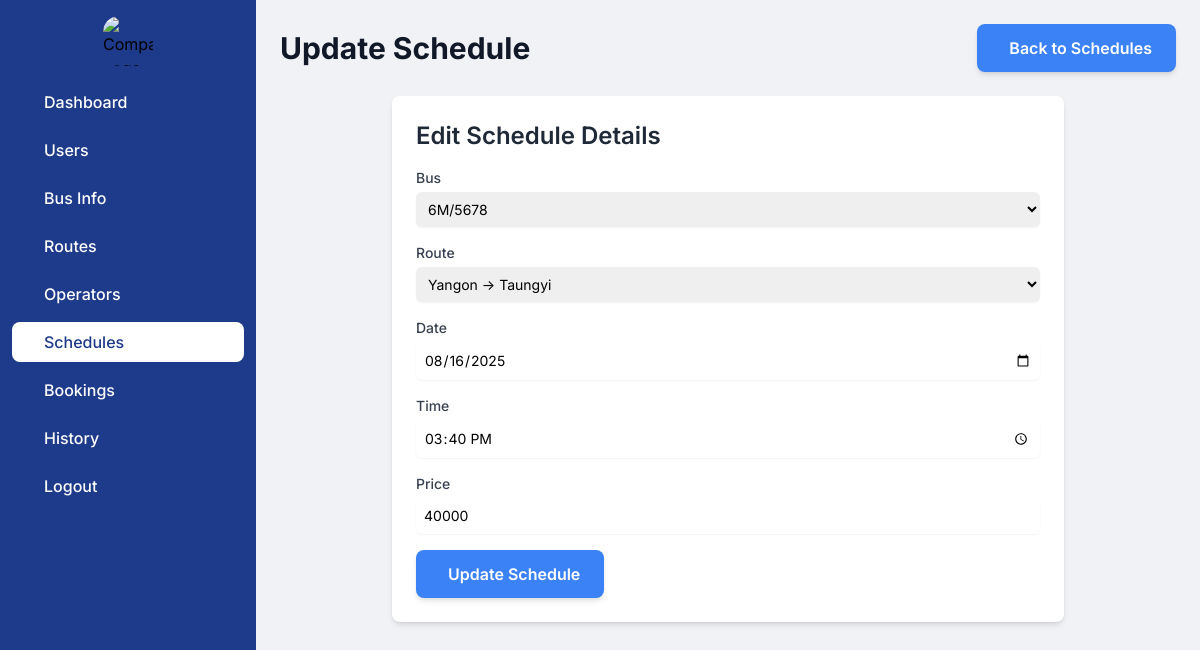
The page /admindashboard/schedule_home/2/update/ on the database as committed earlier.
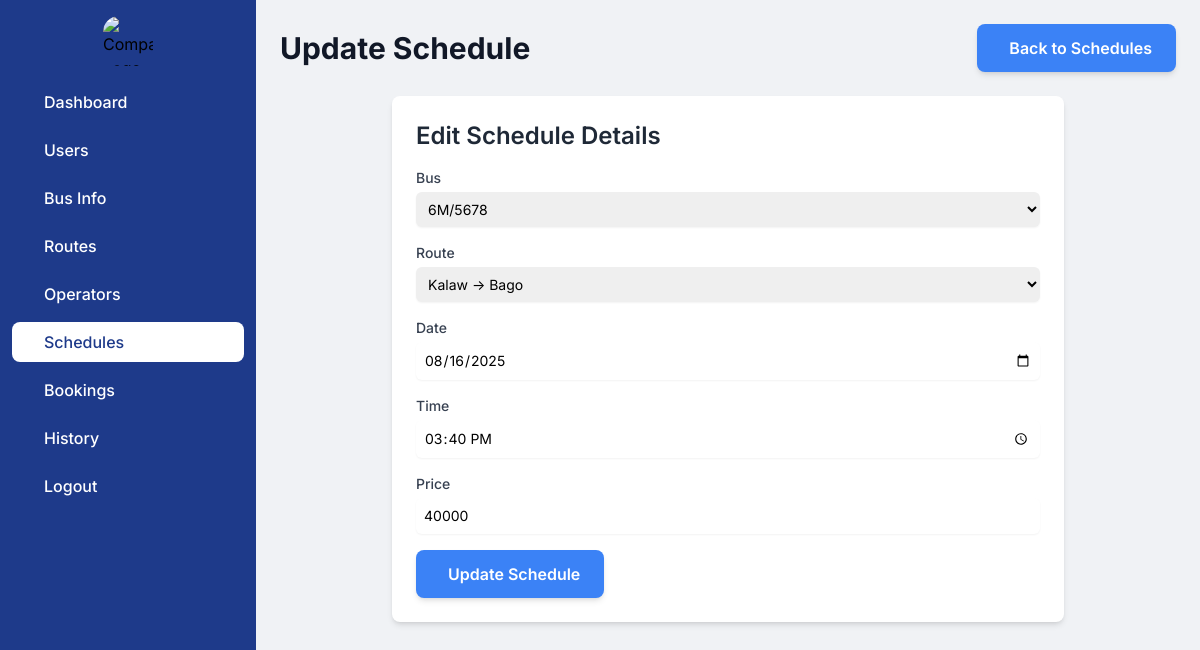
The same page on the database as committed later.
### myapp/models.py (models this page shows, shortened)
class Schedule(models.Model):
    bus = models.ForeignKey(Bus,on_delete=models.CASCADE)
    route = models.ForeignKey(Route,on_delete=models.CASCADE)
    date = models.DateField()
    time = models.TimeField()
    price = models.DecimalField(max_digits=5,decimal_places=0)
    del_flag = models.IntegerField(default=0)
    created_date = models.DateTimeField(auto_now_add=True)
    updated_date = models.DateTimeField(auto_now=True)
    class Meta:
        verbose_name_plural = "Schedules"

### myapp/views.py (the view)
# urls.py: path('admindashboard/schedule_home/<int:schedule_id>/update/',views.update_schedule,name='schedule_update'),
def update_schedule(request, schedule_id):
    schedule_info = Schedule.objects.get(id=schedule_id)
    if request.method == 'POST':
        schedule_form = ScheduleForm(request.POST, instance=schedule_info)
        if schedule_form.is_valid():
            schedule_form.save()
            return redirect('schedule_home')
    else:
        schedule_form = ScheduleForm(instance=schedule_info)
    return render(request, 'admin/schedule_update.html', {'form': schedule_form})

### myapp/context_processors.py (called while the page is built)
def route_choices(request):
    origins = Route.objects.values_list('origin', flat=True).distinct()
    destinations = Route.objects.values_list('destination', flat=True).distinct()
    return {
        'origins': origins,
        'destinations': destinations
    }

### myapp/models.py (called while the page is built)
    def __str__(self):
        return self.license_no

    def __str__(self):
        return f"{self.origin} -> {self.destination}"

### templates/admin/schedule_update.html (shortened to what this page needs)
<!DOCTYPE html>
<html lang="en">
<head>
    <script src="https://cdn.tailwindcss.com"></script>
</head>
<body class="flex flex-col md:flex-row h-screen">
    <aside id="logo-sidebar"
           class="fixed inset-y-0 left-0 z-40 w-64 h-full transition-transform duration-300 transform -translate-x-full md:translate-x-0 bg-blue-900"
           aria-label="Sidebar">
        <div class="h-full px-3 py-4 overflow-y-auto">
            <div class="flex justify-center items-center mb-4">
                <img src="https://i.pinimg.com/originals/e2/1c/b5/e21cb58cda4ccf597b05d2048b483c0d.jpg" class="rounded-2xl"
                     alt="Company Logo" style="height:50px;width:50px;">
            </div>
            <ul class="space-y-2 font-medium">
                <li><a href="{% url 'admin_dashboard' %}" class="flex items-center p-2 text-white rounded-lg hover:bg-white group hover:text-blue-900"><span class="ms-3">Dashboard</span></a></li>
                <li><a href="{% url 'user_home' %}" class="flex items-center p-2 text-white rounded-lg hover:bg-white group hover:text-blue-900"><span class="ms-3">Users</span></a></li>
                <li><a href="{% url 'bus_home' %}" class="flex items-center p-2 text-white rounded-lg hover:bg-white group hover:text-blue-900"><span class="flex-1 ms-3 whitespace-nowrap">Bus Info</span></a></li>
                <li><a href="{% url 'route_home' %}" class="flex items-center p-2 text-white rounded-lg hover:bg-white group hover:text-blue-900"><span class="flex-1 ms-3 whitespace-nowrap">Routes</span></a></li>
                <li><a href="{% url 'operator_home' %}" class="flex items-center p-2 text-white rounded-lg hover:bg-white group hover:text-blue-900"><span class="flex-1 ms-3 whitespace-nowrap">Operators</span></a></li>
                <li><a href="{% url 'schedule_home' %}" class="flex items-center p-2 bg-white rounded-lg text-blue-900"><span class="flex-1 ms-3 whitespace-nowrap">Schedules</span></a></li>
                <li><a href="#" class="flex items-center p-2 text-white rounded-lg hover:bg-white group hover:text-blue-900"><span class="flex-1 ms-3 whitespace-nowrap">Bookings</span></a></li>
                <li><a href="#" class="flex items-center p-2 text-white rounded-lg hover:bg-white group hover:text-blue-900"><span class="flex-1 ms-3 whitespace-nowrap">History</span></a></li>
                <li><a href="/logout" class="flex items-center p-2 text-white rounded-lg hover:bg-white group hover:text-blue-900"><span class="flex-1 ms-3 whitespace-nowrap">Logout</span></a></li>
            </ul>
        </div>
    </aside>
    <div class="flex-grow p-4 md:p-6 overflow-y-auto md:ml-64">
        <div class="flex items-center justify-between mb-6">
            <h1 class="text-2xl md:text-3xl font-bold text-gray-900">Update Schedule</h1>
            <a href="{% url 'schedule_home' %}"
               class="px-4 py-2 md:px-6 md:py-3 bg-blue-500 text-white rounded-lg font-semibold text-center hover:bg-blue-600 transition-colors duration-200 shadow-md flex items-center justify-center w-full md:w-auto">
                 Back to Schedules
            </a>
        </div>
        <div class="bg-white rounded-lg shadow-md p-4 md:p-6 mb-6 max-w-2xl mx-auto">
            <h2 class="text-xl md:text-2xl font-semibold text-gray-800 mb-4">Edit Schedule Details</h2>
            <form method="POST" class="space-y-4">
                {% for field in form %}
                <div>
                    <label for="{{ field.id_for_label }}" class="block text-sm font-medium text-gray-700">
                        {{ field.label }}
                    </label>
                    <div class="mt-1">
                        {{ field }}
                    </div>
                </div>
                {% endfor %}
                <button type="submit"
                        class="w-full md:w-auto px-6 py-3 bg-blue-500 text-white rounded-lg font-semibold text-center hover:bg-blue-600 transition-colors duration-200 shadow-md">
                     Update Schedule
                </button>
            </form>
        </div>
    </div>
</body>
</html>

Rows that differ between the two databases and show on the page:
changed Schedule: route "Yangon -> Taungyi" → "Kalaw -> Bago"
